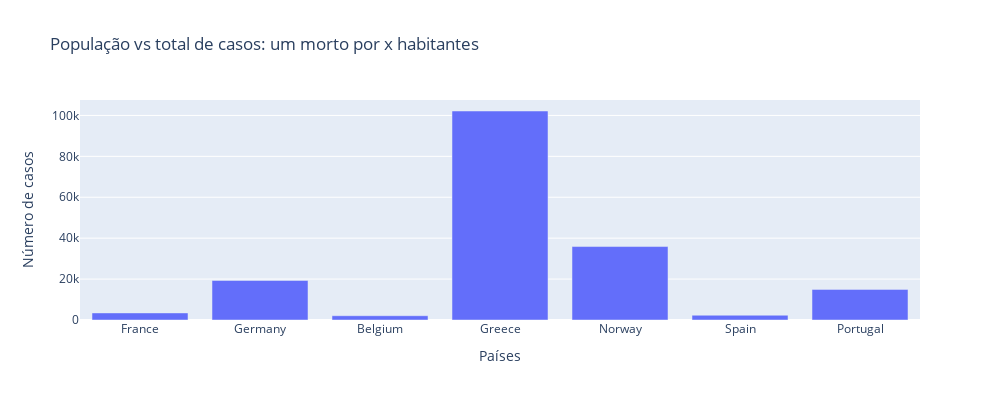

Source (notebook cell):
### Code cell
europa = [ 'France', 'Germany', 'Spain', 'Belgium', 'Norway','Greece',  'Portugal']
temp=full_table.loc[full_table.Date == full_table.Date.max()]
temp=temp.reset_index()
temp=temp.loc[temp['Country/Region'].isin(europa)]

layout = go.Layout(height=400,width=1000)

fig = go.Figure(data=[
    go.Bar(name='Mortos', x=temp['Country/Region'], y=temp['popData2018']/temp['Deaths']),
    #go.Bar(name='Confirmados', x=temp['Country/Region'], y=temp['popData2018']/temp['Confirmed']),
],layout=layout)

fig.update_layout(
    title="População vs total de casos: um morto por x habitantes",
    xaxis_title="Países",
    yaxis_title="Número de casos",
)

fig.show()

### Figure 1 — Plotly figure (JSON) as saved in the notebook; plotly's stock layout.template omitted (floating-point values rounded to 4 significant figures)
{"data": [{"name": "Mortos", "type": "bar", "x": ["France", "Germany", "Belgium", "Greece", "Norway", "Spain", "Portugal"], "y": [3467.0, 19310.0, 2095.0, 102200.0, 35910.0, 2331.0, 14970.0]}], "layout": {"height": 400, "title": {"text": "População vs total de casos: um morto por x habitantes"}, "width": 1000, "xaxis": {"autorange": true, "range": [-0.5, 6.5], "title": {"text": "Países"}, "type": "category"}, "yaxis": {"autorange": true, "range": [0, 107500.0], "title": {"text": "Número de casos"}, "type": "linear"}}}
